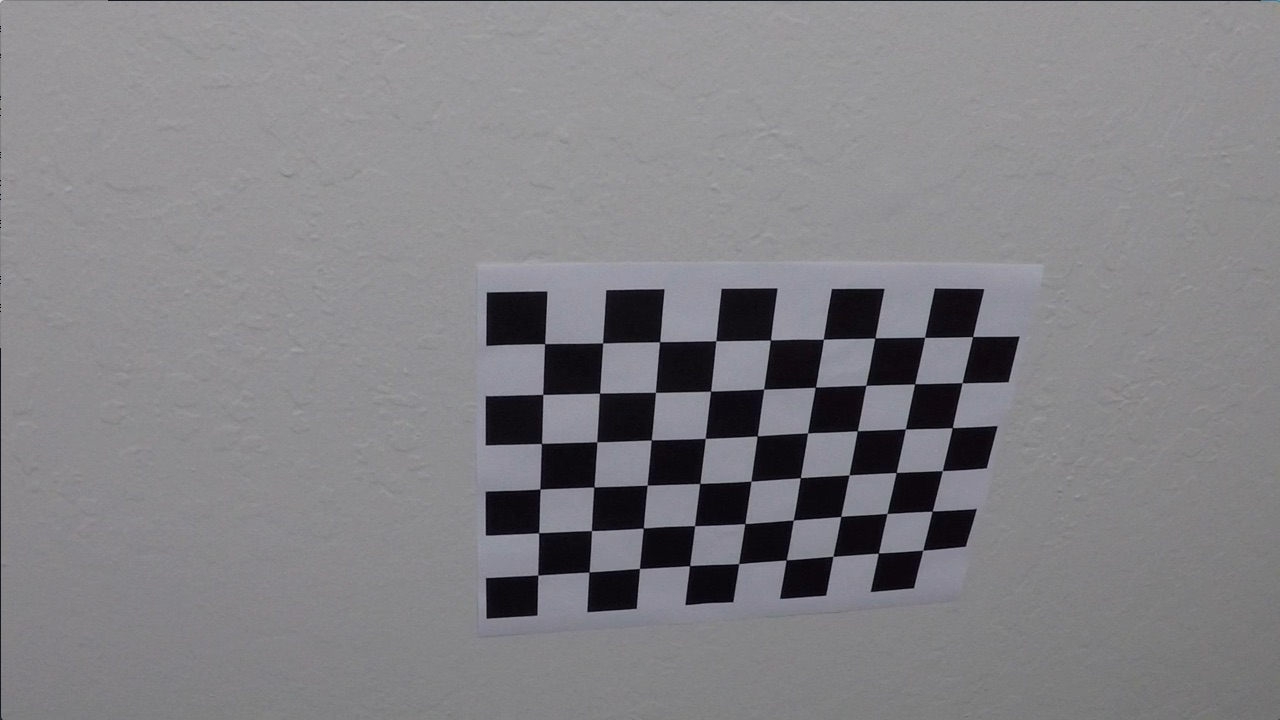
#> input picture camera_cal/calibration10.jpg, 1280 x 720 px; its folder holds only this picture in this run
$ jupyter execute --allow-errors AdvLaneFind.ipynb   (shell and % lines are left out)   (older library calls are emulated)
#> lines starting #> are read from the running program, lines starting #| are printed output that depends on the picture
## Advanced Lane Finding Project

The goals / steps of this project are the following:

* Compute the camera calibration matrix and distortion coefficients given a set of chessboard images.
* Apply a distortion correction to raw images.
* Use color transforms, gradients, etc., to create a thresholded binary image.
* Apply a perspective transform to rectify binary image ("birds-eye view").
* Detect lane pixels and fit to find the lane boundary.
* Determine the curvature of the lane and vehicle position with respect to center.
* Warp the detected lane boundaries back onto the original image.
* Output visual display of the lane boundaries and numerical estimation of lane curvature and vehicle position.

---
## First, I'll compute the camera calibration using chessboard images

[cell 1]
import numpy as np
import cv2
import glob
import matplotlib.pyplot as plt
import matplotlib.image as mpimg
# Import everything needed to edit/save/watch video clips
from moviepy.editor import VideoFileClip
from IPython.display import HTML
from PIL import Image

## Different Threshold functions

[cell 2]
# [99 lines left out: functions sobel_x_thresh, sobel_y_thresh, mag_thresh, dir_thresh, R_thresh, G_thresh and 3 more, not called in this run]

## Region of interest

[cell 3]
# [23 lines left out: function region_of_interest, not called in this run]

## Camera Calibration and Undistort the image

[cell 4]
# prepare object points, like (0,0,0), (1,0,0), (2,0,0) ....,(6,5,0)
objp = np.zeros((6*9,3), np.float32)
objp[:,:2] = np.mgrid[0:9,0:6].T.reshape(-1,2) # x, y coordinates

# Arrays to store object points and image points from all the images.
objpoints = [] # 3d points in real world space
imgpoints = [] # 2d points in image plane.

# Make a list of calibration images
ChessImages = glob.glob('../camera_cal/calibration*.jpg')

#Step through the list and search for chessboard corners
for ChessImage in ChessImages:
    ChessImg = cv2.imread(ChessImage)
#> ChessImg is the input picture: shape (720, 1280, 3); mean B, G, R 133.1, 129.4, 130.2

    ChessGray = cv2.cvtColor(ChessImg,cv2.COLOR_BGR2GRAY)
    ChessImg_size = (ChessGray.shape[1], ChessGray.shape[0])
#> ChessImg_size = (1280, 720)

    # Find the chessboard corners
    ret, corners = cv2.findChessboardCorners(ChessGray, (9,6),None)
#> ret = True; corners = 54 rows, first 8: [545.3, 343.1], [602.7, 342.8], [660.1, 341.3], [715.8, 340.7], [770.6, 340], [823.5, 339.2], [874.3, 338.5], [925.1, 337.4]

    # If found, add object points, image points
    if ret == True:
        objpoints.append(objp)
        imgpoints.append(corners)

        # Draw and display the corners
        ChessImgCorner = cv2.drawChessboardCorners(ChessImg, (9,6), corners, ret)
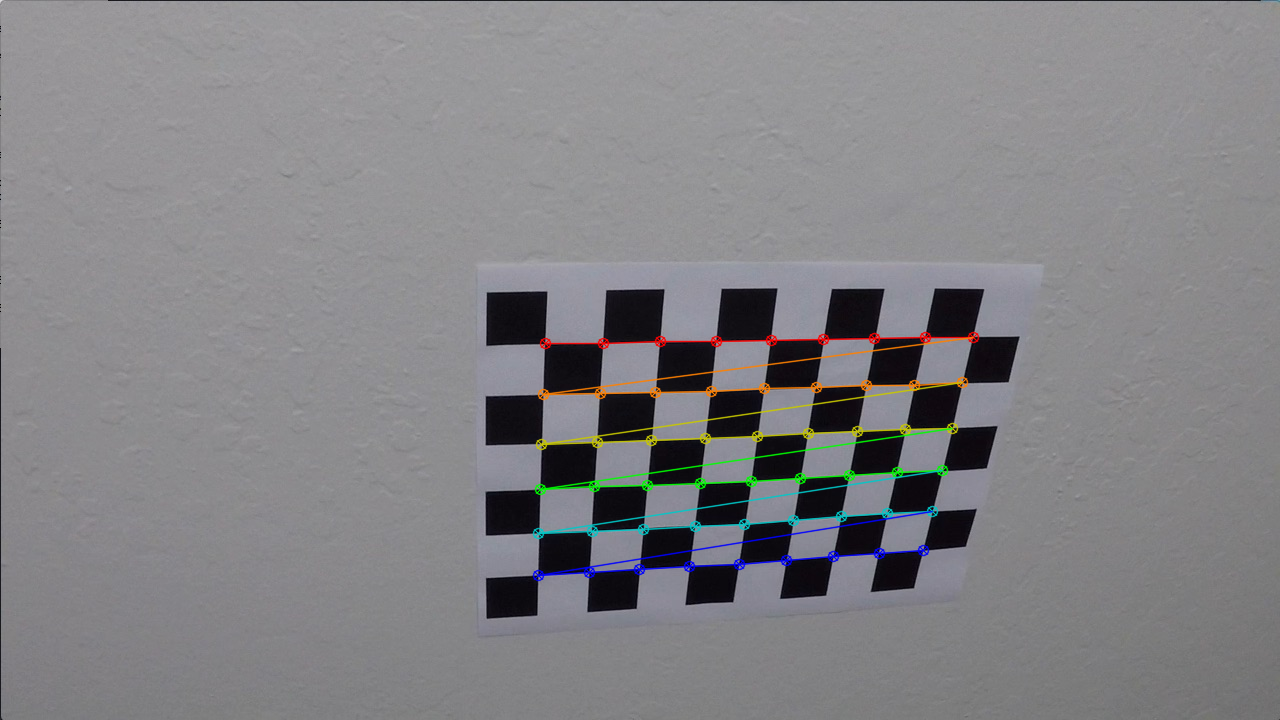
#> ChessImgCorner: shape (720, 1280, 3); mean B, G, R 133, 130, 130.6

        cv2.imshow('img',ChessImgCorner)
        cv2.waitKey(500)

    else:
         print("Images not found!!")

cv2.destroyAllWindows()

# Do camera calibration given object points and image points
ChessImgOrig = cv2.imread('../camera_cal/calibration1.jpg')
ret2, mtx, dist, rvecs, tvecs = cv2.calibrateCamera(objpoints, imgpoints, ChessImg_size, None,None)
#> ret2 = 0.68; mtx = [[1143.7, 0, 681.7], [0, 1109.2, 367.7], [0, 0, 1]]; dist = [[-0.515, 2.99, -0.00876, 0.00937, 1.41]]; rvecs = ([0.451, -0.252, 0.0361],); tvecs = ([-2.31, -0.422, 19.12],)
#> (the rest of this cell did not finish here and is left out)

## Apply Theshold and Warpe the image

[cell 5]
TestImg2 = cv2.imread("../test_images/straight_lines1.jpg")
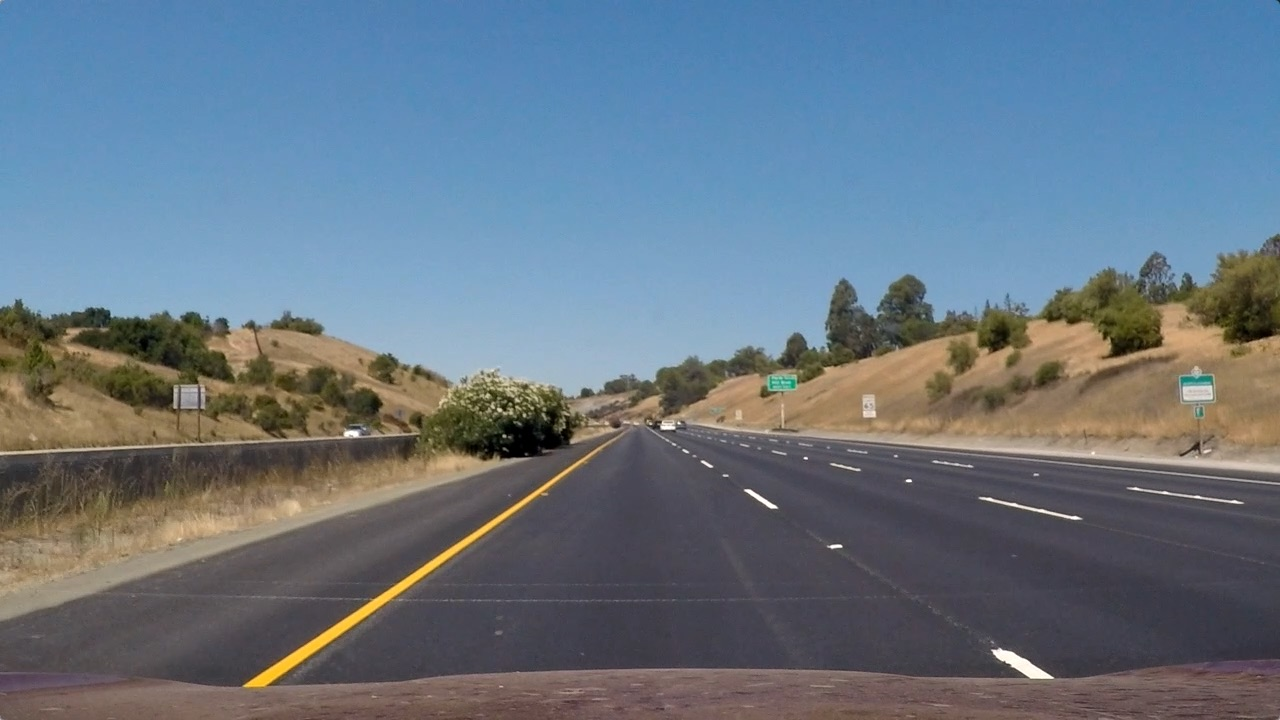
#> input picture test_images/straight_lines1.jpg, 1280 x 720 px
#> TestImg2 is the input picture: shape (720, 1280, 3); mean B, G, R 131.2, 117.7, 103.2
TestImg2_size = (TestImg2.shape[1], TestImg2.shape[0])
#> TestImg2_size = (1280, 720)
TestImg2 = TestImg2[...,::-1]  # from BGR to RGB

UndTestImg2 = cv2.undistort(TestImg2, mtx, dist, None, mtx)
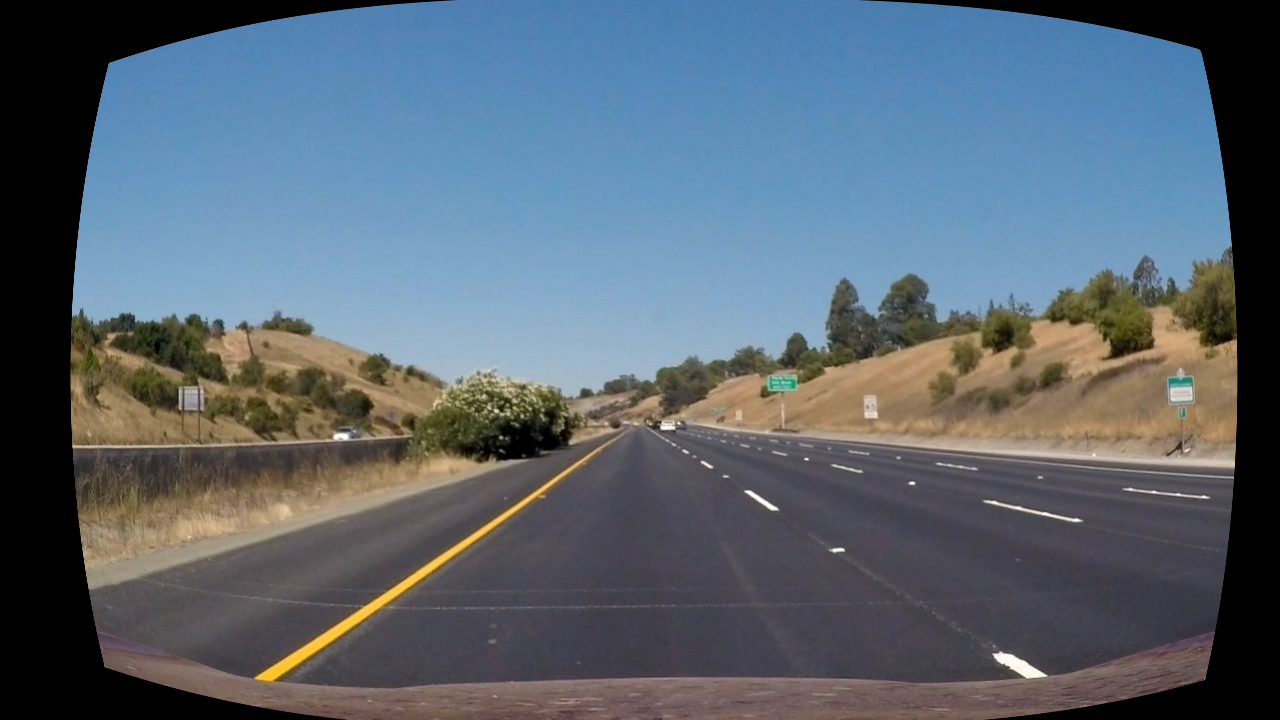
#> UndTestImg2: shape (720, 1280, 3); mean R, G, B 89.3, 101.9, 113.6
UndTestImgCircle = UndTestImg2

#> (the rest of this cell did not finish here and is left out)
